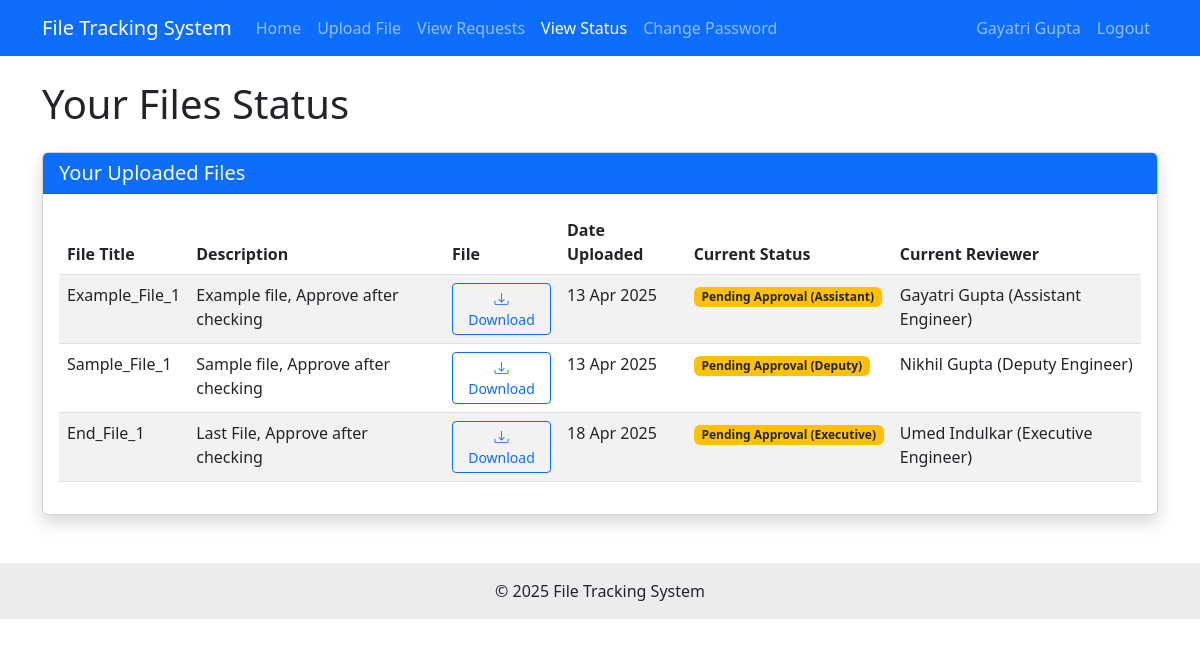
The page /employee/view-status/ (signed in) on the database its author committed.
### app/models.py (models this page shows, shortened)
class File(models.Model):
    STATUS_CHOICES = (
        ('pending_assistant', 'Pending Approval (Assistant)'),
        ('pending_deputy', 'Pending Approval (Deputy)'),
        ('pending_executive', 'Pending Approval (Executive)'),
        ('approved', 'Approved'),
        ('rejected', 'Rejected'),
    )
    title = models.CharField(max_length=200)
    description = models.TextField()
    file_upload = models.FileField(upload_to='files/')
    uploaded_by = models.ForeignKey(User, on_delete=models.CASCADE, related_name='uploaded_files')
    status = models.CharField(max_length=20, choices=STATUS_CHOICES, default='pending_assistant')
    current_reviewer = models.ForeignKey(User, on_delete=models.SET_NULL, null=True, blank=True, related_name='files_to_review')
    date_uploaded = models.DateTimeField(default=timezone.now)

class EmployeeProfile(models.Model):
    GENDER_CHOICES = (
        ('M', 'Male'),
        ('F', 'Female'),
        ('O', 'Other'),
    )
    DESIGNATION_CHOICES = (
        ('assistant', 'Assistant Engineer'),
        ('deputy', 'Deputy Engineer'),
        ('executive', 'Executive Engineer'),
    )
    user = models.OneToOneField(User, on_delete=models.CASCADE, related_name='profile')
    gender = models.CharField(max_length=1, choices=GENDER_CHOICES)
    dob = models.DateField()
    designation = models.CharField(max_length=20, choices=DESIGNATION_CHOICES)
    department = models.CharField(max_length=100)
    mobile = models.CharField(max_length=15)

### app/views.py (the view)
# urls.py: path('employee/view-status/', views.view_status, name='view_status'),
@login_required
def view_status(request):
    files = File.objects.filter(uploaded_by=request.user)
    return render(request, 'employee/view_status.html', {'files': files})

### templates/employee/view_status.html (shortened to what this page needs)
{% extends 'employee/employee_base.html' %}
{% block content %}
<div class="row">
    <div class="col-12">
        <h1 class="mb-4">Your Files Status</h1>
    </div>
</div>
<div class="row">
    <div class="col-12">
        <div class="card shadow">
            <div class="card-header bg-primary text-white">
                <h5 class="mb-0">Your Uploaded Files</h5>
            </div>
            <div class="card-body">
                <div class="table-responsive">
                    <table class="table table-striped table-hover">
                        <thead>
                            <tr>
                                <th>File Title</th>
                                <th>Description</th>
                                <th>File</th>
                                <th>Date Uploaded</th>
                                <th>Current Status</th>
                                <th>Current Reviewer</th>
                            </tr>
                        </thead>
                        <tbody>
                            {% for file in files %}
                            <tr>
                                <td>{{ file.title }}</td>
                                <td>{{ file.description|truncatechars:50 }}</td>
                                <td>
                                    <a href="{{ file.file_upload.url }}" target="_blank" class="btn btn-sm btn-outline-primary">
                                        <i class="bi bi-download"></i> Download
                                    </a>
                                </td>
                                <td>{{ file.date_uploaded|date:"d M Y" }}</td>
                                <td>
                                    {% if file.status == 'approved' %}
                                        <span class="badge bg-success">{{ file.get_status_display }}</span>
                                    {% elif file.status == 'rejected' %}
                                        <span class="badge bg-danger">{{ file.get_status_display }}</span>
                                    {% else %}
                                        <span class="badge bg-warning text-dark">{{ file.get_status_display }}</span>
                                    {% endif %}
                                </td>
                                <td>
                                    {% if file.current_reviewer %}
                                        {{ file.current_reviewer.get_full_name }} ({{ file.current_reviewer.profile.get_designation_display }})
                                    {% elif file.status == 'approved' %}
                                        <span class="text-success">Approved by all</span>
                                    {% elif file.status == 'rejected' %}
                                        <span class="text-danger">Rejected</span>
                                    {% else %}
                                        <span class="text-muted">None</span>
                                    {% endif %}
                                </td>
                            </tr>
                            {% empty %}
                            <tr>
                                <td colspan="6" class="text-center">You haven't uploaded any files yet.</td>
                            </tr>
                            {% endfor %}
                        </tbody>
                    </table>
                </div>
            </div>
        </div>
    </div>
</div>
{% endblock %}

### templates/employee/employee_base.html (shortened to what this page needs)
{% extends 'base.html' %}
{% block navbar %}
<nav class="navbar navbar-expand-lg navbar-dark bg-primary">
    <div class="container">
        <a class="navbar-brand" href="{% url 'employee_dashboard' %}">File Tracking System</a>
        <div class="collapse navbar-collapse" id="navbarNav">
            <ul class="navbar-nav me-auto">
                <li class="nav-item">
                    <a class="nav-link {% if request.path == '/employee/dashboard/' %}active{% endif %}" href="{% url 'employee_dashboard' %}">Home</a>
                </li>
                <li class="nav-item">
                    <a class="nav-link {% if request.path == '/employee/upload-file/' %}active{% endif %}" href="{% url 'upload_file' %}">Upload File</a>
                </li>
                <li class="nav-item">
                    <a class="nav-link {% if request.path == '/employee/view-requests/' %}active{% endif %}" href="{% url 'view_requests' %}">View Requests</a>
                </li>
                <li class="nav-item">
                    <a class="nav-link {% if request.path == '/employee/view-status/' %}active{% endif %}" href="{% url 'view_status' %}">View Status</a>
                </li>
                <li class="nav-item">
                    <a class="nav-link {% if request.path == '/employee/change-password/' %}active{% endif %}" href="{% url 'change_password' %}">Change Password</a>
                </li>
            </ul>
            <ul class="navbar-nav">
                <li class="nav-item">
                    <span class="nav-link">{{ request.user.get_full_name }}</span>
                </li>
                <li class="nav-item">
                    <a class="nav-link" href="{% url 'logout' %}">Logout</a>
                </li>
            </ul>
        </div>
    </div>
</nav>
{% endblock %}

### templates/base.html (shortened to what this page needs)
<!DOCTYPE html>
<html lang="en">
<head>
    <link href="https://cdn.jsdelivr.net/npm/bootstrap@5.3.0-alpha1/dist/css/bootstrap.min.css" rel="stylesheet">
    <link rel="stylesheet" href="https://cdn.jsdelivr.net/npm/bootstrap-icons@1.10.3/font/bootstrap-icons.css">
</head>
<body>
    {% block navbar %}{% endblock %}
    <div class="container mt-4">
        {% block content %}{% endblock %}
    </div>
    <footer class="bg-light text-center text-lg-start mt-5">
        <div class="text-center p-3" style="background-color: rgba(0, 0, 0, 0.05);">
            © 2025 File Tracking System
        </div>
    </footer>
</body>
</html>

### rows shown on the page
File: title "Example_File_1", description "Example file, Approve after checking", date_uploaded "13 Apr 2025", status "Pending Approval (Assistant)", current_reviewer.get_full_name "Gayatri Gupta", current_reviewer.profile.designation "Assistant Engineer"
File: title "Sample_File_1", description "Sample file, Approve after checking", date_uploaded "13 Apr 2025", status "Pending Approval (Deputy)", current_reviewer.get_full_name "Nikhil Gupta", current_reviewer.profile.designation "Deputy Engineer"
File: title "End_File_1", description "Last File, Approve after checking", date_uploaded "18 Apr 2025", status "Pending Approval (Executive)", current_reviewer.get_full_name "Umed Indulkar", current_reviewer.profile.designation "Executive Engineer"

### other values the page prints
{{ request.user.get_full_name }} "Gayatri Gupta"
